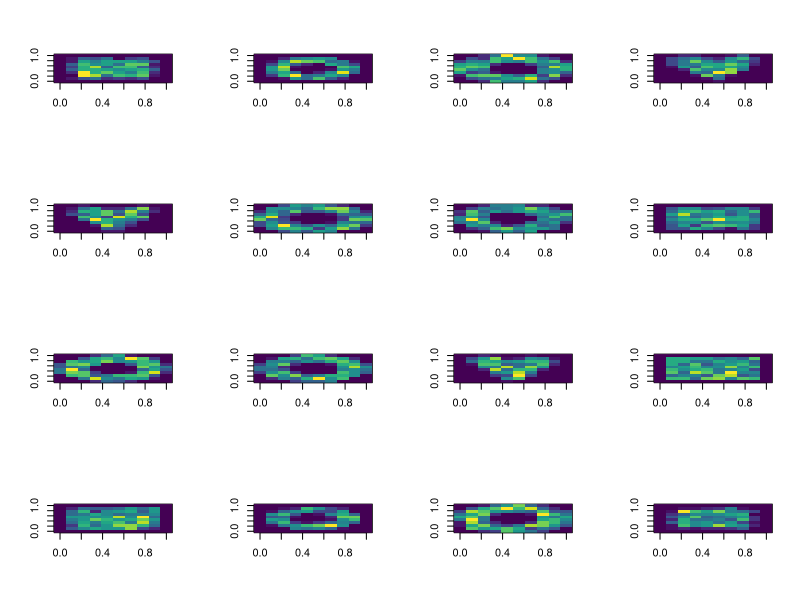

Generate this figure with R: (Note: this script raises an error after producing the figure.)
rm(list = ls())
library(ggplot2)
library(scales)
# Read in the data:
set.seed(2022)
dat = read.table("Shapes_Images_2022.txt",h= T)

# See what it looks like:
head(dat)
tail(dat)
a=1

# Separate predictors and responses
X = as.matrix(dat[,-1]) # inputs
Y = matrix(dat[,1],ncol = 1)

# Plot images by colour-coding pixel intensities using viridis colour palette
# ##
par(mfrow = c(4,4))
for(i in 1:16){
image(matrix(X[i,],10,10,byrow = TRUE),col = viridis_pal()(50) )
}

# quartz() # windows()
# Write a function which evaluates the multi-class perceptron learning algorithm
# Takes parameters:
# X       - predictors
# Y       - response
# iterlim - Max no. of iterations
# plt     - Logical par. Set TRUE to plot weight-images for each class. 

MPLA = function(X, Y,iterlim = 1000, plt = FALSE)
{
  # Dimensions and initialize
  N = dim(X)[1]
  d =  dim(X)[2]
  K=length(unique(y)) # nr of classes we are classifying
  X = cbind(1,X) # add bias weight/term to the X
  Y = matrix(T,ncol=1) # ensure that it stays a column matric
  W = matrix(0,d+1,K) #weight matrix for K classes
  
  # Predict based on the present parameter set, and check # of misclassifications:
  Yhat  = apply(X%*%W ,1,which,max) #xtranspose*w and get the maximum- this is the prediction
  
  miss  = (abs(Yhat-Y)!=0) # boolean vector of missclassifications
  error = c()
  error[1]=sum(miss)
  count = 1

  
  Wmin     = W
  Yhat_min = Yhat
  error_min= error[1]
  # While all not perfectly classified and limit not exceeded 
  while(any(miss) & (count>iterlim))
  {
    # Pick a misclassified  observation and perturb:
    count = count +1
    
    pick  = sample(whic(miss),1) # draw a one random missclassified point, i_star
    
    W[,Y[pick]]= W[,Y[pick]]+X[pick,] # Perturb by i_star input
    W[,Yhat[pick]]= W[,Yhat[pick]]-X[pick,] # Peturb by ith star
    
    Yhat= apply(X%*%W ,1,which,max) 
    
    miss=(abs(Yhat-Y)!=0)

    error[count] = sum(miss)
    # Keep the best h in your pocket:
    
    if(error[count]<= error_min){
      
      Wmin=W
      Yhat_min=Yhat_min
      error_min=error[count]
    } 

   if(plt){
     if(count%%10==0)
     {par(mfrow=c(2,2))
       Fig1=matrix(X[pick,-1],10,10)
       Fig2=matrix(W[-1,1],10,10)
       Fig3=matrix(X[-1,2],10,10)
       Fig4=matrix(W[-1,3],10,10)
       
       image(Fig1,col=viridis_pal()(50), main=paste0('Last Classified Image',pick,'Iter',count))
       image(Fig2,col=viridis_pal()(50), main=expression(w[1]))
       image(Fig3,col=viridis_pal()(50), main=expression(w[2]))
       image(Fig4,col=viridis_pal()(50), main=expression(w[3]))
     } 
     
   }
    
  }

  # Return the error trajectory, par estimate and predictions
  return(list(error = error, W = Wmin, Yhat = Yhat_min, count = count))
}

res = MPLA(X,Y,10000,FALSE)

#par(mfrow = c(1,1))
#plot(res$error,type = 's')


res
